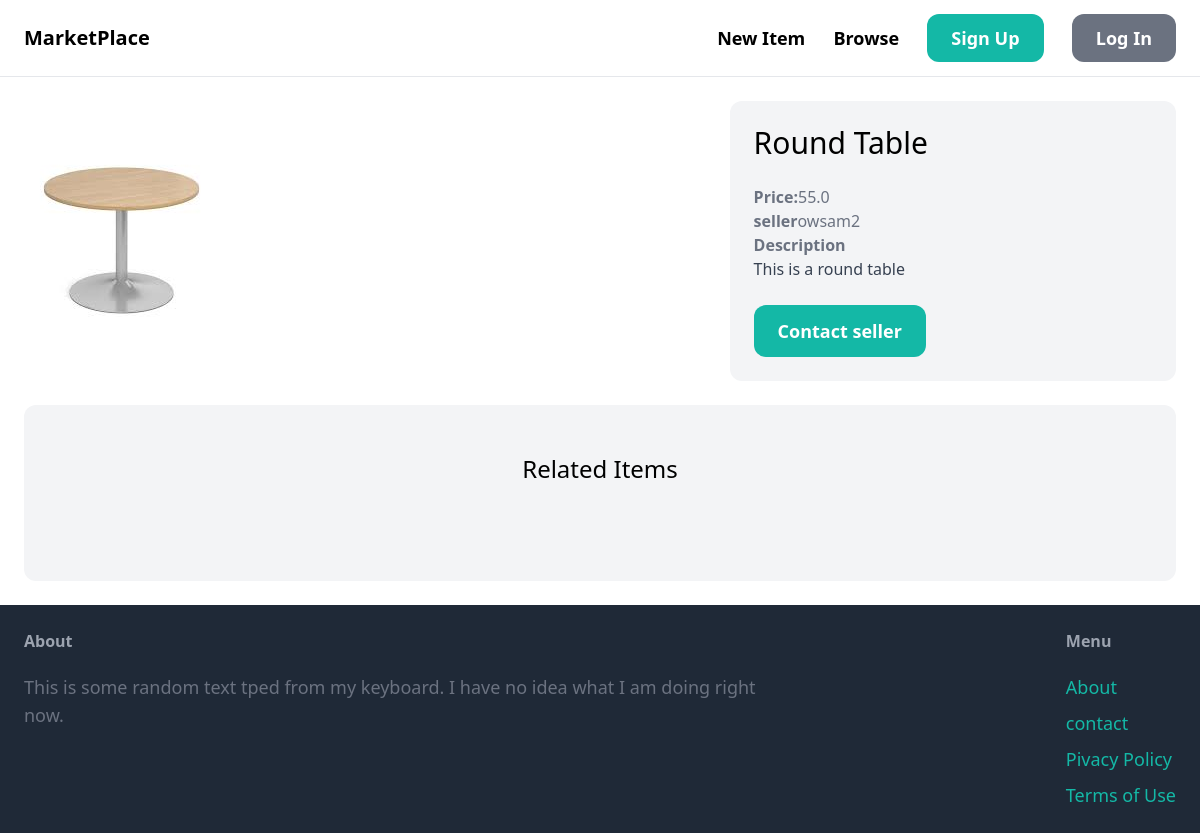
Screenshot of /items/3/ with the database file from the repository.
### item/models.py (models this page shows, shortened)
class Item(models.Model):
    category = models.ForeignKey(Category, related_name='items', on_delete=models.CASCADE) # If user deletes category, all items in that category are being deleted
    name = models.CharField(max_length=255)
    description = models.TextField(blank=True, null=True)
    price = models.FloatField()
    image = models.ImageField(upload_to='item_images', blank=True, null=True) #uploads and create item_mage location on the server if it doesn't exist.
    is_sold = models.BooleanField(default=False)
    created_by = models.ForeignKey(User, related_name='items', on_delete = models.CASCADE) #If user deletes all items, delte all items
    created_at = models.DateTimeField(auto_now_add=True)

### item/views.py (the view)
# urls.py: path('<int:pk>/', views.detail, name='detail'),
def detail(request, pk):
    item = get_object_or_404(Item, pk = pk)
    related_items = Item.objects.filter(category = item.category, is_sold=False).exclude(pk=pk)[0:3]
    return render(request, "item/detail.html", {
        "item": item,
        'related_items': related_items
    })

### item/templates/item/detail.html (shortened to what this page needs)
{%extends 'core/base.html'%}
{%block content%}
    <div class="grid grid-cols-5 gap-6">
        <div class="col-span-3">
            <img src="{{item.image.url}}" class="rounded-xl">
        </div>
        <div class="col-span-2 p-6 bg-gray-100 rounded-xl">
            <h1 class="mb-6 text-3xl">{{item.name}}</h1>
            <p class="text-gray-500"><strong>Price:</strong>{{item.price}}</p>
            <p class="text-gray-500"><strong>seller</strong>{{item.created_by}}</p>
            {% if item.description %}
            <p class="text-gray-700">
                <strong class="text-gray-500">Description</strong><br>
                {{item.description}}
            </p>
            {% endif %}
            {% if request.user == item.created_by %}
            <div class="mt-6 p-6 bg-white rounded-xl">
                <p> This is your item </p><br>
                <a href="{% url 'item:edit' item.id %}" class="incline-block mt-6 px-6 py-3 text-lg font-semibold bg-teal-500 rounded-xl "> Edit </a>
                <a href="{% url 'item:delete' item.pk %}" class="incline-block mt-6 px-6 py-3 text-lg font-semibold bg-red-500 rounded-xl "> Delete </a>
            </div>
            {% else %}
                <a href="#" class="inline-block mt-6 px-6 py-3 text-lg font-semibold bg-teal-500 text-white rounded-xl hover:bg-teal-700">Contact seller</a>
            {%endif%}
        </div>
    </div>
    <div class="mt-6 px-6 py-12 bg-gray-100 rounded-xl">
        <h2 class="mb-12 text-2xl text-center">Related Items</h2>
    </div>
{%endblock%}

### rows the page displays
Item: image (picture), name "Round Table", price "55.0", created_by "owsam2", description "This is a round table"
